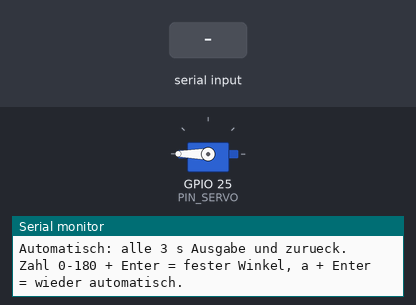
Recording of a sketch running on a simulated ESP32. Shown: servo, the last lines printed to the serial monitor. The test bench sets the inputs (shaded band). Servo pulses on a pin are drawn as a servo (544–2400 µs = 0–180°).

Above: at 1.5 s.
1.6 s: "30,150\n" received over Serial
At 1.9 s:
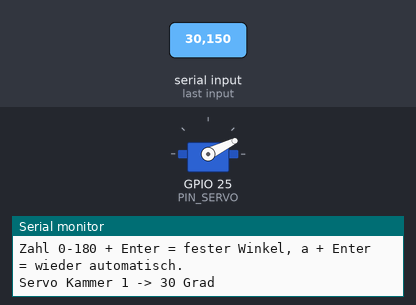
3.1 s: "a\n" received over Serial
At 3.6 s:
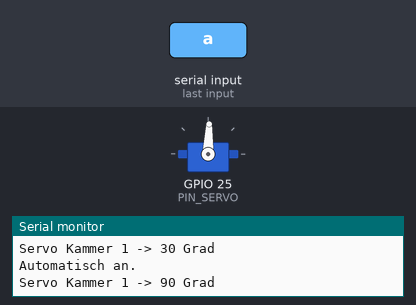
5.3 s: "5\n" received over Serial
At 5.9 s:
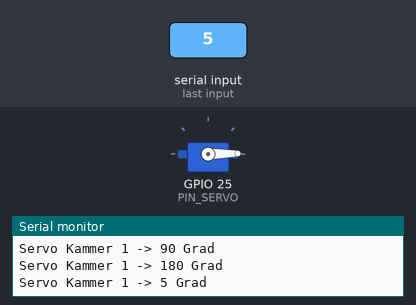
6.8 s: "90,45\n" received over Serial
At 8.0 s:
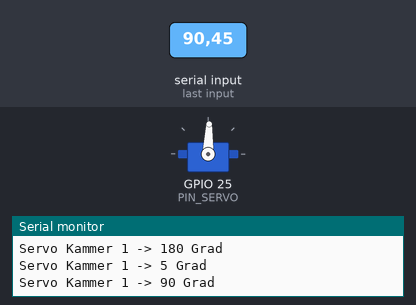
8.3 s: "200\n" received over Serial
At 9.4 s:
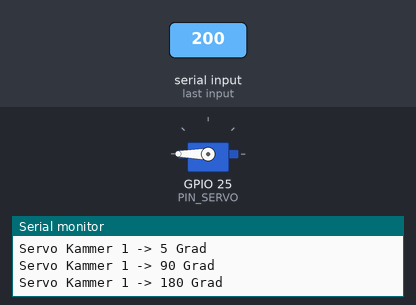
Timing chart, 0 to 10.8 s (numbered marks = the images above; inputs shaded):
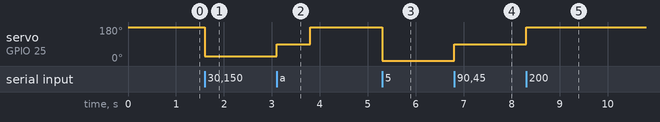

Measured:
- after the input at 1.6 s, servo on GPIO 25 (PIN_SERVO): 180° → 26° at once
- after the input at 3.1 s, servo on GPIO 25 (PIN_SERVO): 26° → 88° at once, → 180° 0.70 s later
- after the input at 5.3 s, servo on GPIO 25 (PIN_SERVO): 180° → 1° at once
- after the input at 6.8 s, servo on GPIO 25 (PIN_SERVO): 1° → 88° at once
- after the input at 8.3 s, servo on GPIO 25 (PIN_SERVO): 88° → 180° at once

The sketch:

Kammer1_Test.ino
```cpp
// PillCard Kammer-1-Test für die Arduino IDE (ESP32, ohne Zusatzbibliothek).
// Der Servo fährt alle 3 Sekunden auf Ausgabeposition und zurück.
// Im Seriellen Monitor (115200 Baud) eine Zahl 0-180 eintippen + Enter: Servo fährt auf diesen Winkel
// und bleibt dort. So findet ihr den richtigen Winkel für den Schieber. "a" + Enter = wieder automatisch.
//
// Verkabelung Servo Kammer 1 (SG90):
//   orange (Signal) -> IO25
//   rot (+)         -> 5V-Schiene vom Netzteilmodul
//   braun (-)       -> GND-Schiene
//   GND des ESP32 muss an dieselbe GND-Schiene!

const uint8_t PIN_SERVO = 25;
const int WINKEL_RUHE    = 180;  // neue 3D-Version: Servo startet von der anderen Seite
const int WINKEL_AUSGABE = 90;

// 50 Hz Servosignal mit 16 Bit Auflösung: eine Periode = 20000 µs = 65535 Schritte
const uint32_t FREQ = 50;
const uint8_t  BITS = 16;

bool automatisch = true;
unsigned long letzteBewegung = 0;
String eingabe = "";

/** Stellt den Servo auf einen Winkel zwischen 0 und 180 Grad. */
void servoWinkel(int grad) {
  grad = constrain(grad, 0, 180);
  uint32_t mikros = map(grad, 0, 180, 500, 2400);  // SG90: ca. 0.5 ms bis 2.4 ms
  uint32_t duty = mikros * 65535UL / 20000UL;
#if ESP_ARDUINO_VERSION_MAJOR >= 3
  ledcWrite(PIN_SERVO, duty);
#else
  ledcWrite(0, duty);
#endif
  Serial.printf("Servo Kammer 1 -> %d Grad\n", grad);
}

void setup() {
  Serial.begin(115200);
  delay(300);
#if ESP_ARDUINO_VERSION_MAJOR >= 3
  ledcAttach(PIN_SERVO, FREQ, BITS);
#else
  ledcSetup(0, FREQ, BITS);
  ledcAttachPin(PIN_SERVO, 0);
#endif
  servoWinkel(WINKEL_RUHE);
  Serial.println("=== Kammer-1-Test ===");
  Serial.println("Automatisch: alle 3 s Ausgabe und zurueck.");
  Serial.println("Zahl 0-180 + Enter = fester Winkel, a + Enter = wieder automatisch.");
}

void loop() {
  // Eingabe aus dem Seriellen Monitor zeilenweise lesen
  while (Serial.available()) {
    char c = Serial.read();
    if (c == '\n' || c == '\r') {
      eingabe.trim();
      if (eingabe == "a") {
        automatisch = true;
        Serial.println("Automatisch an.");
      } else if (eingabe.length() > 0 && isDigit(eingabe[0])) {
        automatisch = false;
        servoWinkel(eingabe.toInt());
      }
      eingabe = "";
    } else {
      eingabe += c;
    }
  }

  if (automatisch && millis() - letzteBewegung > 3000) {
    letzteBewegung = millis();
    servoWinkel(WINKEL_AUSGABE);
    delay(700);
    servoWinkel(WINKEL_RUHE);
  }
}
```
